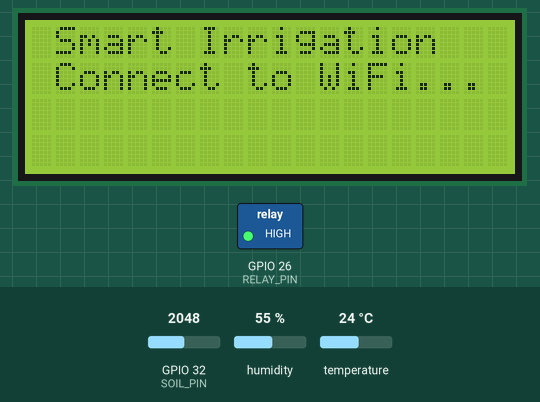
Recording of a sketch running on a simulated ESP32. On the bench: 20×4 character LCD, switched loads named in the sketch (green lamp = pin HIGH). The inputs (shaded band) are chosen by the test bench; at power-on: humidity 55 %, temperature 24 °C, GPIO 32 (SOIL_PIN) = 2048. WiFi joins after 1.5 s; servers stay silent unless stated; uploads are accepted with an empty reply; what the sketch prints to the serial monitor is not drawn.

Above: at 1.2 s.
At 4.8 s:
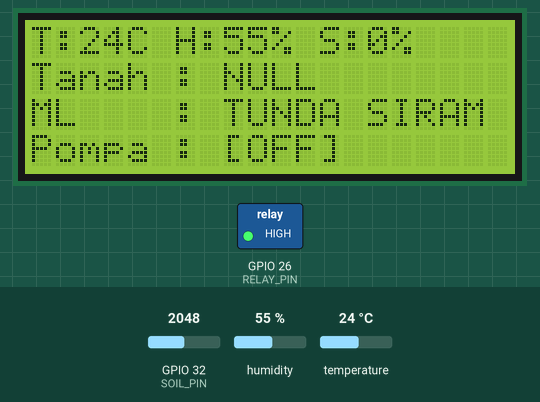
4.9 s: humidity set to 22 %
At 10.4 s:
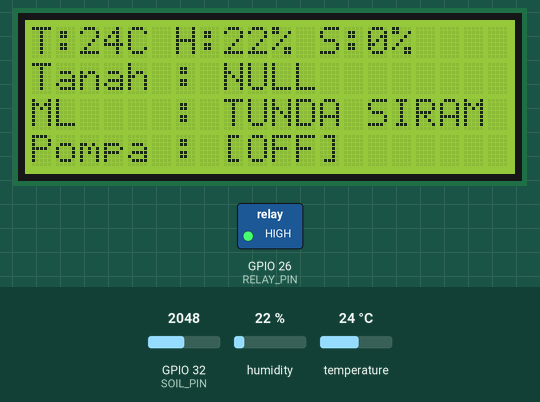
10.8 s: temperature set to 12 °C
At 15.5 s:
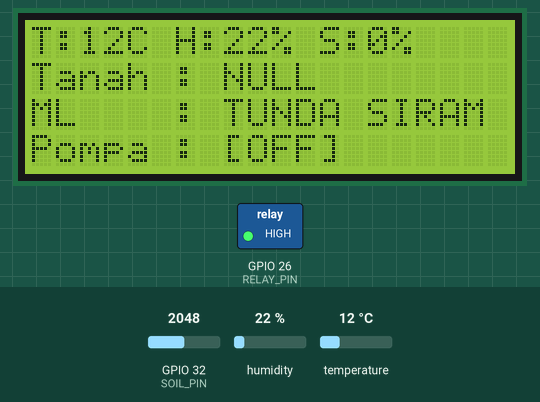
16.7 s: humidity set to 40 %
At 20.9 s:
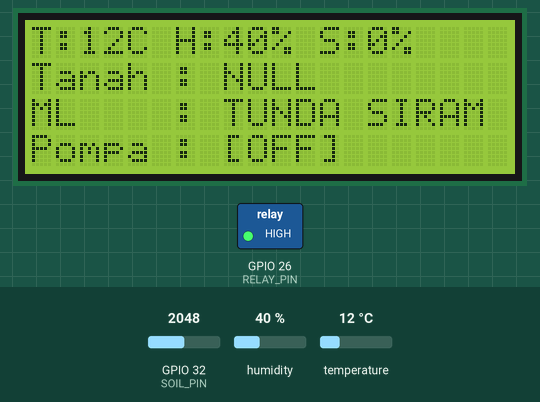
22.6 s: temperature set to 19 °C
Timing chart, 0 to 25.6 s (numbered marks = the images above; inputs shaded):
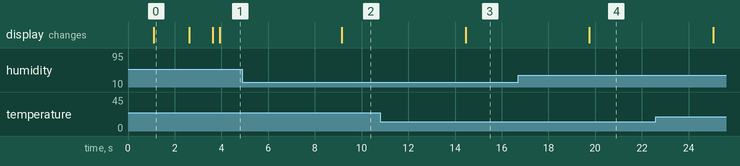

The sketch:

arduino_smart_irrigation.ino
```cpp
#include <WiFi.h>
#include <HTTPClient.h>
#include <ArduinoJson.h>
#include <Wire.h>
#include <LiquidCrystal_I2C.h>
#include <DHT.h>

// 1. KREDENSIAL WI-FI
const char* ssid     = "NAMA_WIFI";
const char* password = "PASSWORD-WIFI";

// 2. IP LAPTOP SERVER
const char* serverUrl = "http://IP_LAPTOP_SERVER/predict";

// 3. HARDWARE PIN
#define SOIL_PIN  32
#define DHT_PIN   14
#define RELAY_PIN 26
#define DHTTYPE   DHT22

// Inisialisasi LCD 20x4 (Alamat I2C 0x27, 20 Kolom, 4 Baris)
LiquidCrystal_I2C lcd(0x27, 20, 4);
DHT dht(DHT_PIN, DHTTYPE);

// Variabel Penyimpan Data Global
int g_suhu = 0;
int g_hum = 0;
int g_soil_percent = 0;
String g_status_tanah = "KERING";
int g_keputusan_ml = 0;

void setup() {
  Serial.begin(115200);
  delay(1000);
  Serial.println("\n[SYSTEM START] Memulai ESP32 Smart Irrigation System...");

  pinMode(RELAY_PIN, OUTPUT);
  digitalWrite(RELAY_PIN, HIGH); // Relay OFF default (Active LOW)

  dht.begin();
  lcd.init();
  lcd.backlight();

  lcd.setCursor(0, 0);
  lcd.print(" Smart Irrigation ");
  lcd.setCursor(0, 1);
  lcd.print(" Connect to WiFi... ");

  Serial.print("[WIFI] Menghubungkan ke ");
  Serial.println(ssid);

  WiFi.begin(ssid, password);
  while (WiFi.status() != WL_CONNECTED) {
    delay(500);
    Serial.print(".");
  }

  Serial.println("\n[WIFI] Terhubung! IP ESP32: " + WiFi.localIP().toString());

  lcd.clear();
  lcd.setCursor(0, 0);
  lcd.print(" WiFi Connected!    ");
  delay(1000);
  lcd.clear();
}

void loop() {
  // 1. Baca Sensor Fisik
  float suhu = dht.readTemperature();
  float hum = dht.readHumidity();
  int soilADC = analogRead(SOIL_PIN);

  if (!isnan(suhu) && !isnan(hum)) {
    g_suhu = (int)suhu;
    g_hum = (int)hum;
    mintaKeputusanML(g_suhu, g_hum, soilADC);
  } else {
    Serial.println("[ERROR] Gagal membaca sensor DHT22!");
  }

  // 2. Eksekusi Relay Pompa
  if (g_keputusan_ml == 1) {
    digitalWrite(RELAY_PIN, LOW);  // Pompa ON (Active LOW)
  } else {
    digitalWrite(RELAY_PIN, HIGH); // Pompa OFF
  }

  // 3. CETAK DATA KE SERIAL MONITOR ARDUINO IDE
  Serial.println("==================================================");
  Serial.printf(" [TELEMETRI] Suhu: %d C | Hum: %d %% | Soil: %d %% (ADC: %d)\n", g_suhu, g_hum, g_soil_percent, soilADC);
  Serial.println(" [STATUS]    Kondisi Tanah : " + g_status_tanah);
  Serial.println(" [KEPUTUSAN] Hasil ML      : " + String(g_keputusan_ml == 1 ? "SIRAM YA (1)" : "TUNDA SIRAM (0)"));
  Serial.println(" [POMPA]     Status Relay  : " + String(g_keputusan_ml == 1 ? "ON" : "OFF"));
  Serial.println("==================================================\n");

  // 4. TAMPILAN FULL LENGKAP LCD 20x4

  // Baris 1: Suhu (°C), Hum Udara (%), Soil Tanah (%)
  lcd.setCursor(0, 0);
  lcd.print("T:"); lcd.print(g_suhu); lcd.print("C H:"); lcd.print(g_hum); lcd.print("% S:"); lcd.print(g_soil_percent); lcd.print("%   ");

  // Baris 2: Kondisi Tekstual Tanah (KERING / LEMBAB / BASAH)
  lcd.setCursor(0, 1);
  lcd.print("Tanah : ");
  lcd.print(g_status_tanah);
  lcd.print("       ");

  // Baris 3: Hasil ML (Rekomendasi)
  lcd.setCursor(0, 2);
  if (g_keputusan_ml == 1) {
    lcd.print("ML    : SIRAM YA    ");
  } else {
    lcd.print("ML    : TUNDA SIRAM ");
  }

  // Baris 4: Status Eksekusi Relay Pompa
  lcd.setCursor(0, 3);
  if (g_keputusan_ml == 1) {
    lcd.print("Pompa : [ON]        ");
  } else {
    lcd.print("Pompa : [OFF]       ");
  }

  delay(5000); // Send telemetri tiap 5 detik
}

void mintaKeputusanML(float t, float h, int soil) {
  if (WiFi.status() != WL_CONNECTED) return;

  HTTPClient http;
  http.begin(serverUrl);
  http.addHeader("Content-Type", "application/json");

  String jsonBody = "{\"suhu\":" + String(t) +
                    ",\"kelembapan_udara\":" + String(h) +
                    ",\"sensor_tanah\":" + String(soil) + "}";

  int httpResponseCode = http.POST(jsonBody);

  if (httpResponseCode == 200) {
    String response = http.getString();
    DynamicJsonDocument doc(512);
    deserializeJson(doc, response);

    g_keputusan_ml = doc["keputusan_siram"];
    g_soil_percent = doc["kelembapan_tanah_persen"];

    String statusTemp = doc["status_tanah"].as<String>();
    statusTemp.toUpperCase();
    g_status_tanah = statusTemp;
  } else {
  }

  http.end();
}
```

Measured:
- after the input at 4.9 s, the display: changes after 4.3 s (image 2)
- after the input at 10.8 s, the display: changes after 3.7 s (image 3)
- after the input at 16.7 s, the display: changes after 3.1 s (image 4)
- what the display in image 0 shows lasts 1.5 s, from 1.1 s to 2.6 s
